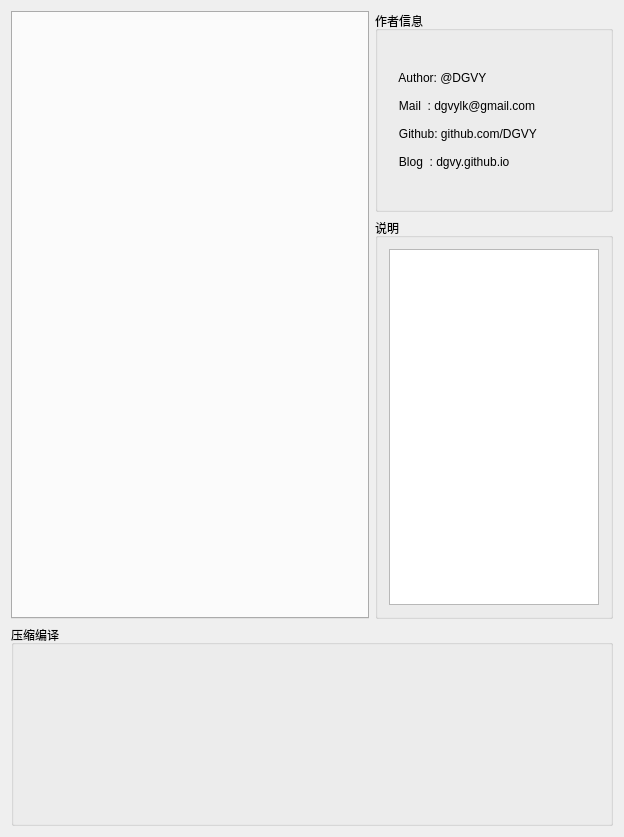
<?xml version="1.0" encoding="UTF-8"?>
<ui version="4.0">
 <class>NsisGuiGuidDlgClass</class>
 <widget class="QDialog" name="NsisGuiGuidDlgClass">
  <property name="geometry">
   <rect>
    <x>0</x>
    <y>0</y>
    <width>624</width>
    <height>837</height>
   </rect>
  </property>
  <property name="windowTitle">
   <string>NsisGuiGuidDlg</string>
  </property>
  <layout class="QGridLayout" name="gridLayout" columnstretch="3,2">
   <item row="3" column="0" colspan="2">
    <widget class="QGroupBox" name="GBCompile">
     <property name="title">
      <string>压缩编译</string>
     </property>
    </widget>
   </item>
   <item row="1" column="1" rowspan="2">
    <widget class="QGroupBox" name="Brief">
     <property name="title">
      <string>说明</string>
     </property>
     <layout class="QHBoxLayout" name="horizontalLayout">
      <item>
       <widget class="QTextBrowser" name="textBrowser"/>
      </item>
     </layout>
    </widget>
   </item>
   <item row="0" column="1">
    <widget class="QGroupBox" name="Author">
     <property name="title">
      <string>作者信息</string>
     </property>
     <layout class="QHBoxLayout" name="horizontalLayout_2">
      <item>
       <widget class="QLabel" name="label">
        <property name="text">
         <string>   Author: @DGVY

   Mail  : dgvylk@gmail.com

   Github: github.com/DGVY

   Blog  : dgvy.github.io</string>
        </property>
       </widget>
      </item>
     </layout>
    </widget>
   </item>
   <item row="0" column="0" rowspan="3">
    <widget class="QTabWidget" name="SettingsWidget">
     <property name="autoFillBackground">
      <bool>false</bool>
     </property>
     <property name="styleSheet">
      <string notr="true"/>
     </property>
    </widget>
   </item>
  </layout>
 </widget>
 <layoutdefault spacing="6" margin="11"/>
 <resources>
  <include location="../Resources/NsisGuiGuidDlg.qrc"/>
 </resources>
 <connections/>
</ui>
